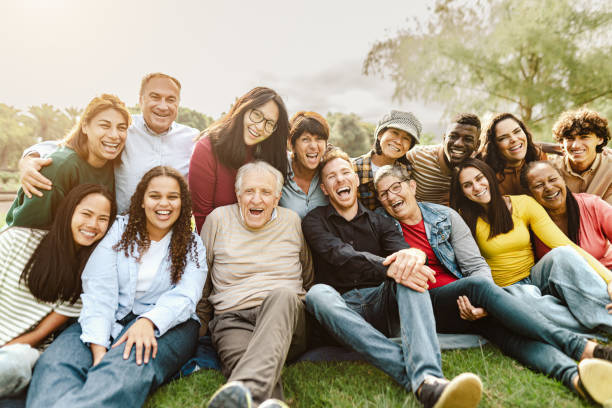
#> input picture Tema 03/Visión Artificial/imagen.jpg, 612 x 408 px, given in place of imagen.webp, which was not available
$ jupyter execute actividad10.ipynb   (shell and % lines are left out)   (text cells are left out)
#> lines starting #> are read from the running program, lines starting #| are printed output that depends on the picture; pictures that were not available may be replaced by others from this repository, and a replacement may not be noted
[cell 1]
import cv2
import numpy as np
from matplotlib import pyplot as plt

# Configurar matplotlib para mostrar imágenes en el notebook

[cell 2]
# Cargar la imagen
imagen = cv2.imread('imagen.webp')
#> imagen is the input picture: shape (408, 612, 3); mean B, G, R 133.2, 153, 163

# Verificar que la imagen se cargó correctamente
if imagen is None:
    print("Error: No se pudo cargar la imagen. Verifica la ruta del archivo.")
else:
    print("✓ Imagen cargada correctamente")

    # Mostrar la imagen original
    imagen_rgb = cv2.cvtColor(imagen, cv2.COLOR_BGR2RGB)
    plt.figure(figsize=(10, 6))
    plt.imshow(imagen_rgb)
    plt.axis('off')
    plt.title('Imagen original')
    plt.show()

[cell 3]
# Convertir a escala de grises
imagen_gris = cv2.cvtColor(imagen, cv2.COLOR_BGR2GRAY)
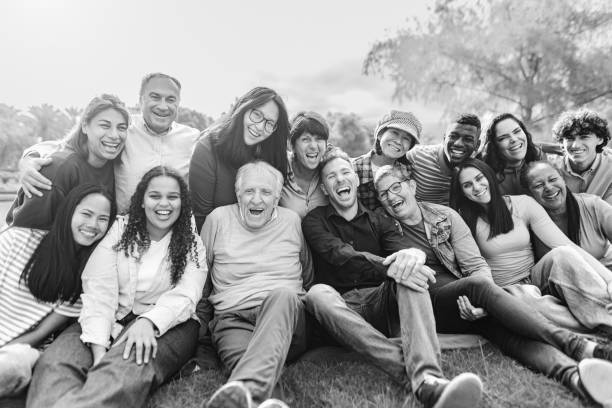
#> imagen_gris: shape (408, 612); min 0, max 255, mean 153.8

print("✓ Imagen convertida a escala de grises")
print(f"  Dimensiones originales: {imagen.shape}")
#|   Dimensiones originales: (408, 612, 3)
print(f"  Dimensiones en gris:    {imagen_gris.shape}")
#|   Dimensiones en gris:    (408, 612)

plt.figure(figsize=(10, 6))
plt.imshow(imagen_gris, cmap='gray')
plt.title('Imagen en escala de grises')
plt.axis('off')
plt.show()

[cell 4]
# Aplicar desenfoque gaussiano
kernel_size = (5, 5)
imagen_blur = cv2.GaussianBlur(imagen_gris, kernel_size, 0)

print(f"✓ Desenfoque gaussiano aplicado con kernel {kernel_size}")

# Comparar antes y después del blur
fig, axes = plt.subplots(1, 2, figsize=(15, 6))

axes[0].imshow(imagen_gris, cmap='gray')
axes[0].set_title('Escala de grises (sin blur)', fontsize=12, fontweight='bold')
axes[0].axis('off')

axes[1].imshow(imagen_blur, cmap='gray')
axes[1].set_title('Con GaussianBlur', fontsize=12, fontweight='bold')
axes[1].axis('off')

plt.tight_layout()
plt.show()
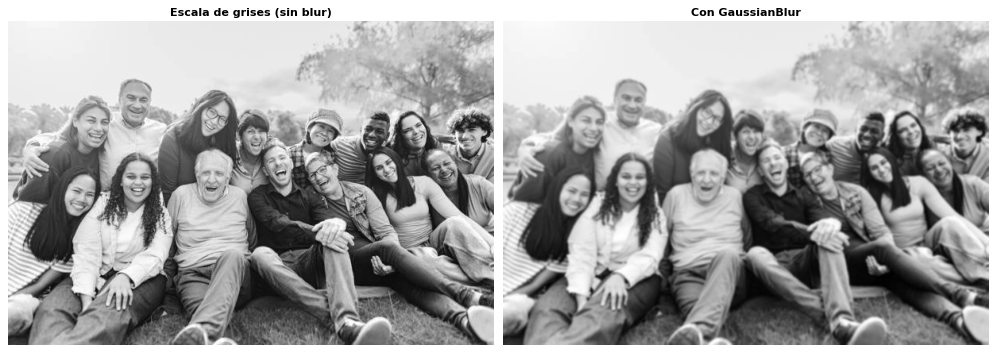
#> figure drawn by matplotlib, 2 panels

[cell 5]
# Probar diferentes umbrales
# Formato: (umbral_minimo, umbral_maximo, descripción)
configuraciones = [
    (30, 100, "Umbrales bajos\n(30, 100)"),
    (50, 150, "Umbrales medios\n(50, 150)"),
    (100, 200, "Umbrales altos\n(100, 200)"),
    (150, 250, "Umbrales muy altos\n(150, 250)")
]

# Crear figura con múltiples subplots
fig, axes = plt.subplots(2, 3, figsize=(18, 12))

# Mostrar imagen original
axes[0, 0].imshow(imagen_rgb)
axes[0, 0].set_title('Original', fontsize=12, fontweight='bold')
axes[0, 0].axis('off')

# Mostrar imagen con blur
axes[0, 1].imshow(imagen_blur, cmap='gray')
axes[0, 1].set_title('GaussianBlur', fontsize=12, fontweight='bold')
axes[0, 1].axis('off')

# Ocultar el subplot que no se usa
axes[0, 2].axis('off')

# Aplicar Canny con diferentes umbrales
for idx, (umbral_min, umbral_max, descripcion) in enumerate(configuraciones):
    bordes = cv2.Canny(imagen_blur, umbral_min, umbral_max)

    # Calcular posición en la cuadrícula
    fila = 1 + idx // 2
    columna = idx % 2

    if fila < 2 or columna < 3:  # Ajustar para la cuadrícula 2x3
        row = 1
        col = idx
        if idx >= 2:
            row = 1
            col = idx
#> this loop made 4 passes
#> pass 1, `bordes = cv2.Canny(imagen_blur, umbral_min, umbral_max)`:
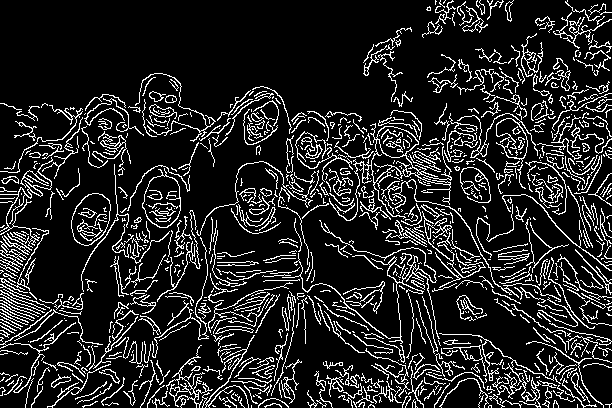
#> bordes: shape (408, 612); 14.3% white in thin lines or dots
#> pass 2, `bordes = cv2.Canny(imagen_blur, umbral_min, umbral_max)`:
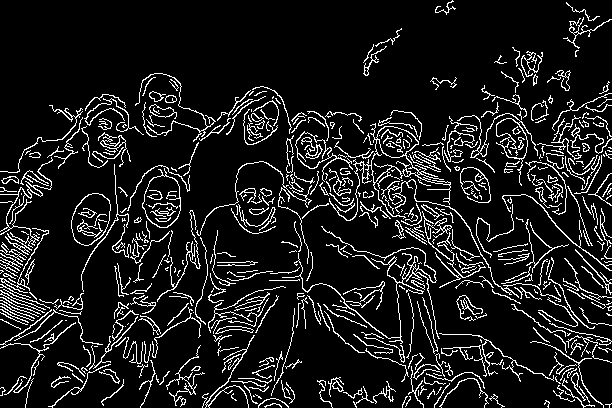
#> bordes: shape (408, 612); 10.8% white in thin lines or dots
#> pass 3, `bordes = cv2.Canny(imagen_blur, umbral_min, umbral_max)`:
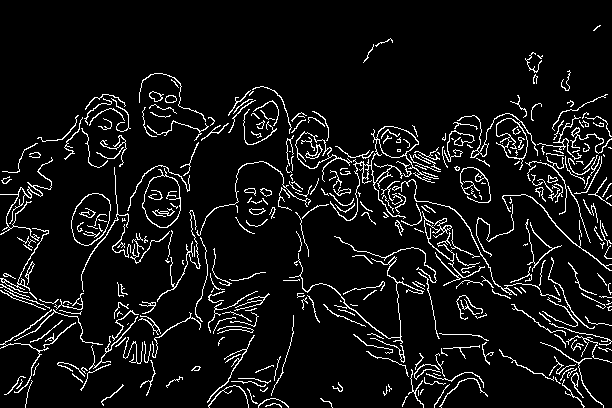
#> bordes: shape (408, 612); 7.3% white in thin lines or dots

        # Posiciones actuales: fila 1 tendrá 4 imágenes Canny
        # Como tenemos 2x3, mostramos solo 4 (2 en segunda fila, 2 en tercera fila)

    # Mejor distribución: row 1 cols 0,1,2 y row 2 cols 0,1,2
    # Pero solo tenemos 4 configs, así que: (1,0), (1,1), (1,2), y necesitamos una más
    # Voy a cambiar la estructura a 2x2 para las 4 configuraciones

# Mejor crear una figura diferente
fig2, axes2 = plt.subplots(2, 2, figsize=(16, 12))

for idx, (umbral_min, umbral_max, descripcion) in enumerate(configuraciones):
    bordes = cv2.Canny(imagen_blur, umbral_min, umbral_max)

    fila = idx // 2
    columna = idx % 2

    axes2[fila, columna].imshow(bordes, cmap='gray')
    axes2[fila, columna].set_title(descripcion, fontsize=12, fontweight='bold')
    axes2[fila, columna].axis('off')

    print(f"✓ Canny aplicado con umbrales ({umbral_min}, {umbral_max})")

plt.tight_layout()
plt.show()
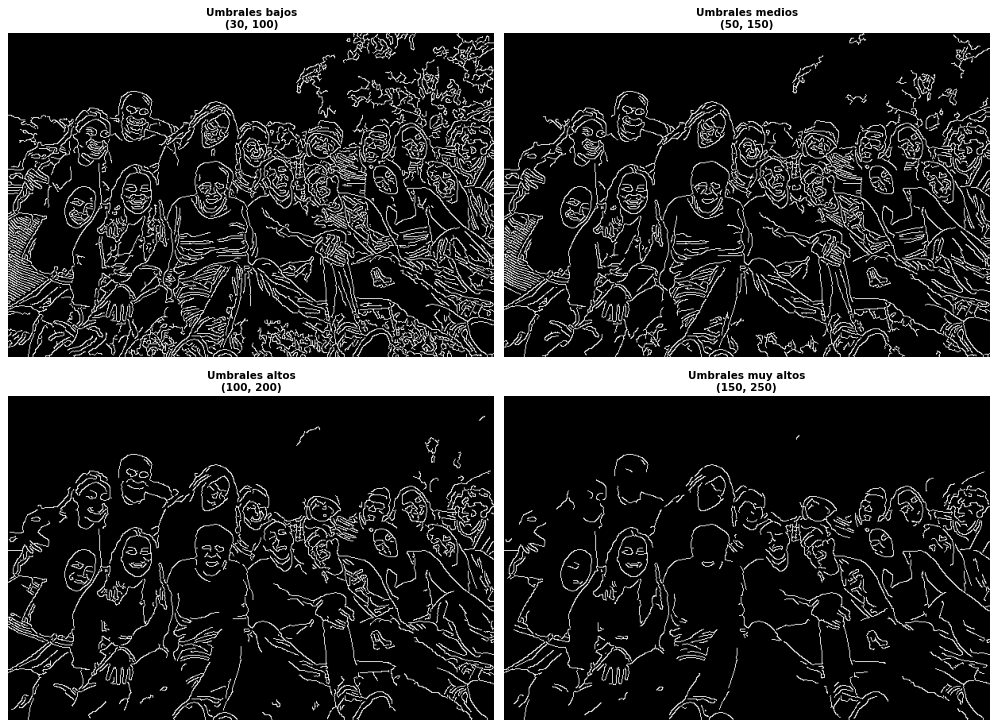
#> figure drawn by matplotlib, 4 panels

print("\n" + "="*60)
print("OBSERVACIONES:")
print("="*60)
print("- Umbrales bajos: detectan más bordes (más sensibles)")
print("- Umbrales altos: detectan menos bordes (más selectivos)")
print("- El umbral óptimo depende de la imagen y el objetivo")
print("="*60)
